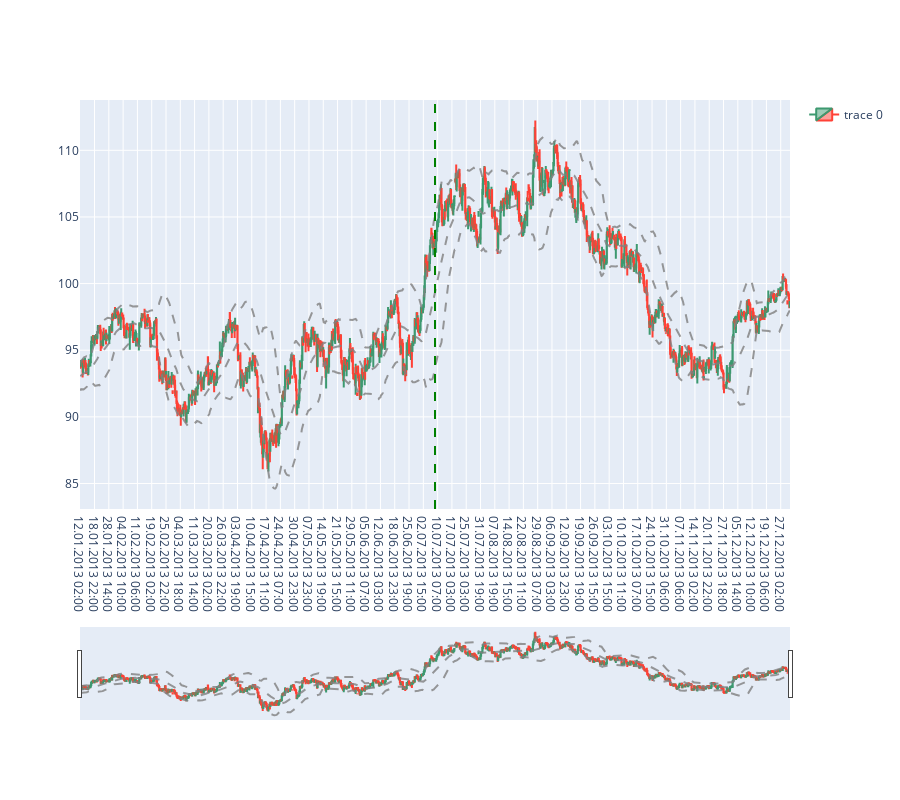

Source (notebook cell):
### Code cell
#plotly
fig = go.Figure(data=[go.Candlestick(x=data.Date,
                open=data['OPEN'],
                high=data['HIGH'],
                low=data['LOW'],
                close=data['CLOSE'])])

# Plot the three lines of the Bollinger Bands indicator
for parameter in ['moving_average', 'bol_lower', 'bol_upper']:
    fig.add_trace(go.Scatter(
        x = data.Date,
        y = data[parameter],
        showlegend = False,
        line_color = 'gray',
        mode='lines',
        line={'dash': 'dash'},
        marker_line_width=2, 
        marker_size=10,
        opacity = 0.8))
# Plot the monday vlines

for indexes, day in days_week.items():
    if day == 1:
        fig.add_vline(x=indexes, 
        line_width=1, 
        line_dash="dash", 
        line_color="green")


fig.update_layout(
    autosize=False,
    width= 900,
    height=800,)

fig.show()

### Figure 1 — Plotly figure (JSON) as saved in the notebook; plotly's stock layout.template omitted (floating-point values rounded to 4 significant figures; data arrays with more than 128 entries replaced by an {"elided": "..."} marker saying what was removed)
{"data": [{"close": {"elided": "1490 float values"}, "high": {"elided": "1490 float values"}, "low": {"elided": "1490 float values"}, "open": {"elided": "1490 float values"}, "type": "candlestick", "x": {"elided": "1490 str values"}}, {"line": {"color": "gray", "dash": "dash"}, "marker": {"line": {"width": 2}, "size": 10}, "mode": "lines", "opacity": 0.8, "showlegend": false, "type": "scatter", "x": {"elided": "1490 str values"}, "y": {"elided": "1490 float values"}}, {"line": {"color": "gray", "dash": "dash"}, "marker": {"line": {"width": 2}, "size": 10}, "mode": "lines", "opacity": 0.8, "showlegend": false, "type": "scatter", "x": {"elided": "1490 str values"}, "y": {"elided": "1490 float values"}}, {"line": {"color": "gray", "dash": "dash"}, "marker": {"line": {"width": 2}, "size": 10}, "mode": "lines", "opacity": 0.8, "showlegend": false, "type": "scatter", "x": {"elided": "1490 str values"}, "y": {"elided": "1490 float values"}}], "layout": {"autosize": false, "height": 800, "shapes": [{"line": {"color": "green", "dash": "dash", "width": 1}, "type": "line", "x0": "2013-02-05T02:00:00", "x1": "2013-02-05T02:00:00", "xref": "x", "y0": 0, "y1": 1, "yref": "y domain"}, {"line": {"color": "green", "dash": "dash", "width": 1}, "type": "line", "x0": "2013-02-12T02:00:00", "x1": "2013-02-12T02:00:00", "xref": "x", "y0": 0, "y1": 1, "yref": "y domain"}, {"line": {"color": "green", "dash": "dash", "width": 1}, "type": "line", "x0": "2013-02-19T02:00:00", "x1": "2013-02-19T02:00:00", "xref": "x", "y0": 0, "y1": 1, "yref": "y domain"}, {"line": {"color": "green", "dash": "dash", "width": 1}, "type": "line", "x0": "2013-02-26T02:00:00", "x1": "2013-02-26T02:00:00", "xref": "x", "y0": 0, "y1": 1, "yref": "y domain"}, {"line": {"color": "green", "dash": "dash", "width": 1}, "type": "line", "x0": "2013-03-05T02:00:00", "x1": "2013-03-05T02:00:00", "xref": "x", "y0": 0, "y1": 1, "yref": "y domain"}, {"line": {"color": "green", "dash": "dash", "width": 1}, "type": "line", "x0": "2013-03-12T02:00:00", "x1": "2013-03-12T02:00:00", "xref": "x", "y0": 0, "y1": 1, "yref": "y domain"}, {"line": {"color": "green", "dash": "dash", "width": 1}, "type": "line", "x0": "2013-03-19T02:00:00", "x1": "2013-03-19T02:00:00", "xref": "x", "y0": 0, "y1": 1, "yref": "y domain"}, {"line": {"color": "green", "dash": "dash", "width": 1}, "type": "line", "x0": "2013-03-26T02:00:00", "x1": "2013-03-26T02:00:00", "xref": "x", "y0": 0, "y1": 1, "yref": "y domain"}, {"line": {"color": "green", "dash": "dash", "width": 1}, "type": "line", "x0": "2013-04-02T02:00:00", "x1": "2013-04-02T02:00:00", "xref": "x", "y0": 0, "y1": 1, "yref": "y domain"}, {"line": {"color": "green", "dash": "dash", "width": 1}, "type": "line", "x0": "2013-04-09T02:00:00", "x1": "2013-04-09T02:00:00", "xref": "x", "y0": 0, "y1": 1, "yref": "y domain"}, {"line": {"color": "green", "dash": "dash", "width": 1}, "type": "line", "x0": "2013-04-16T02:00:00", "x1": "2013-04-16T02:00:00", "xref": "x", "y0": 0, "y1": 1, "yref": "y domain"}, {"line": {"color": "green", "dash": "dash", "width": 1}, "type": "line", "x0": "2013-04-23T02:00:00", "x1": "2013-04-23T02:00:00", "xref": "x", "y0": 0, "y1": 1, "yref": "y domain"}, {"line": {"color": "green", "dash": "dash", "width": 1}, "type": "line", "x0": "2013-04-30T02:00:00", "x1": "2013-04-30T02:00:00", "xref": "x", "y0": 0, "y1": 1, "yref": "y domain"}, {"line": {"color": "green", "dash": "dash", "width": 1}, "type": "line", "x0": "2013-05-07T02:00:00", "x1": "2013-05-07T02:00:00", "xref": "x", "y0": 0, "y1": 1, "yref": "y domain"}, {"line": {"color": "green", "dash": "dash", "width": 1}, "type": "line", "x0": "2013-05-14T02:00:00", "x1": "2013-05-14T02:00:00", "xref": "x", "y0": 0, "y1": 1, "yref": "y domain"}, {"line": {"color": "green", "dash": "dash", "width": 1}, "type": "line", "x0": "2013-05-21T02:00:00", "x1": "2013-05-21T02:00:00", "xref": "x", "y0": 0, "y1": 1, "yref": "y domain"}, {"line": {"color": "green", "dash": "dash", "width": 1}, "type": "line", "x0": "2013-05-28T02:00:00", "x1": "2013-05-28T02:00:00", "xref": "x", "y0": 0, "y1": 1, "yref": "y domain"}, {"line": {"color": "green", "dash": "dash", "width": 1}, "type": "line", "x0": "2013-06-04T02:00:00", "x1": "2013-06-04T02:00:00", "xref": "x", "y0": 0, "y1": 1, "yref": "y domain"}, {"line": {"color": "green", "dash": "dash", "width": 1}, "type": "line", "x0": "2013-06-11T02:00:00", "x1": "2013-06-11T02:00:00", "xref": "x", "y0": 0, "y1": 1, "yref": "y domain"}, {"line": {"color": "green", "dash": "dash", "width": 1}, "type": "line", "x0": "2013-06-18T02:00:00", "x1": "2013-06-18T02:00:00", "xref": "x", "y0": 0, "y1": 1, "yref": "y domain"}, {"line": {"color": "green", "dash": "dash", "width": 1}, "type": "line", "x0": "2013-06-25T02:00:00", "x1": "2013-06-25T02:00:00", "xref": "x", "y0": 0, "y1": 1, "yref": "y domain"}, {"line": {"color": "green", "dash": "dash", "width": 1}, "type": "line", "x0": "2013-07-02T02:00:00", "x1": "2013-07-02T02:00:00", "xref": "x", "y0": 0, "y1": 1, "yref": "y domain"}, {"line": {"color": "green", "dash": "dash", "width": 1}, "type": "line", "x0": "2013-07-09T02:00:00", "x1": "2013-07-09T02:00:00", "xref": "x", "y0": 0, "y1": 1, "yref": "y domain"}, {"line": {"color": "green", "dash": "dash", "width": 1}, "type": "line", "x0": "2013-07-16T02:00:00", "x1": "2013-07-16T02:00:00", "xref": "x", "y0": 0, "y1": 1, "yref": "y domain"}, {"line": {"color": "green", "dash": "dash", "width": 1}, "type": "line", "x0": "2013-07-23T02:00:00", "x1": "2013-07-23T02:00:00", "xref": "x", "y0": 0, "y1": 1, "yref": "y domain"}, {"line": {"color": "green", "dash": "dash", "width": 1}, "type": "line", "x0": "2013-07-30T02:00:00", "x1": "2013-07-30T02:00:00", "xref": "x", "y0": 0, "y1": 1, "yref": "y domain"}, {"line": {"color": "green", "dash": "dash", "width": 1}, "type": "line", "x0": "2013-08-06T02:00:00", "x1": "2013-08-06T02:00:00", "xref": "x", "y0": 0, "y1": 1, "yref": "y domain"}, {"line": {"color": "green", "dash": "dash", "width": 1}, "type": "line", "x0": "2013-08-13T02:00:00", "x1": "2013-08-13T02:00:00", "xref": "x", "y0": 0, "y1": 1, "yref": "y domain"}, {"line": {"color": "green", "dash": "dash", "width": 1}, "type": "line", "x0": "2013-08-20T02:00:00", "x1": "2013-08-20T02:00:00", "xref": "x", "y0": 0, "y1": 1, "yref": "y domain"}, {"line": {"color": "green", "dash": "dash", "width": 1}, "type": "line", "x0": "2013-08-27T02:00:00", "x1": "2013-08-27T02:00:00", "xref": "x", "y0": 0, "y1": 1, "yref": "y domain"}, {"line": {"color": "green", "dash": "dash", "width": 1}, "type": "line", "x0": "2013-09-03T02:00:00", "x1": "2013-09-03T02:00:00", "xref": "x", "y0": 0, "y1": 1, "yref": "y domain"}, {"line": {"color": "green", "dash": "dash", "width": 1}, "type": "line", "x0": "2013-09-10T02:00:00", "x1": "2013-09-10T02:00:00", "xref": "x", "y0": 0, "y1": 1, "yref": "y domain"}, {"line": {"color": "green", "dash": "dash", "width": 1}, "type": "line", "x0": "2013-09-17T02:00:00", "x1": "2013-09-17T02:00:00", "xref": "x", "y0": 0, "y1": 1, "yref": "y domain"}, {"line": {"color": "green", "dash": "dash", "width": 1}, "type": "line", "x0": "2013-09-24T02:00:00", "x1": "2013-09-24T02:00:00", "xref": "x", "y0": 0, "y1": 1, "yref": "y domain"}, {"line": {"color": "green", "dash": "dash", "width": 1}, "type": "line", "x0": "2013-10-01T02:00:00", "x1": "2013-10-01T02:00:00", "xref": "x", "y0": 0, "y1": 1, "yref": "y domain"}, {"line": {"color": "green", "dash": "dash", "width": 1}, "type": "line", "x0": "2013-10-08T02:00:00", "x1": "2013-10-08T02:00:00", "xref": "x", "y0": 0, "y1": 1, "yref": "y domain"}, {"line": {"color": "green", "dash": "dash", "width": 1}, "type": "line", "x0": "2013-10-15T02:00:00", "x1": "2013-10-15T02:00:00", "xref": "x", "y0": 0, "y1": 1, "yref": "y domain"}, {"line": {"color": "green", "dash": "dash", "width": 1}, "type": "line", "x0": "2013-10-22T02:00:00", "x1": "2013-10-22T02:00:00", "xref": "x", "y0": 0, "y1": 1, "yref": "y domain"}, {"line": {"color": "green", "dash": "dash", "width": 1}, "type": "line", "x0": "2013-10-29T02:00:00", "x1": "2013-10-29T02:00:00", "xref": "x", "y0": 0, "y1": 1, "yref": "y domain"}, {"line": {"color": "green", "dash": "dash", "width": 1}, "type": "line", "x0": "2013-11-05T02:00:00", "x1": "2013-11-05T02:00:00", "xref": "x", "y0": 0, "y1": 1, "yref": "y domain"}, {"line": {"color": "green", "dash": "dash", "width": 1}, "type": "line", "x0": "2013-11-12T02:00:00", "x1": "2013-11-12T02:00:00", "xref": "x", "y0": 0, "y1": 1, "yref": "y domain"}, {"line": {"color": "green", "dash": "dash", "width": 1}, "type": "line", "x0": "2013-11-19T02:00:00", "x1": "2013-11-19T02:00:00", "xref": "x", "y0": 0, "y1": 1, "yref": "y domain"}, {"line": {"color": "green", "dash": "dash", "width": 1}, "type": "line", "x0": "2013-11-26T02:00:00", "x1": "2013-11-26T02:00:00", "xref": "x", "y0": 0, "y1": 1, "yref": "y domain"}, {"line": {"color": "green", "dash": "dash", "width": 1}, "type": "line", "x0": "2013-12-03T02:00:00", "x1": "2013-12-03T02:00:00", "xref": "x", "y0": 0, "y1": 1, "yref": "y domain"}, {"line": {"color": "green", "dash": "dash", "width": 1}, "type": "line", "x0": "2013-12-10T02:00:00", "x1": "2013-12-10T02:00:00", "xref": "x", "y0": 0, "y1": 1, "yref": "y domain"}, {"line": {"color": "green", "dash": "dash", "width": 1}, "type": "line", "x0": "2013-12-17T02:00:00", "x1": "2013-12-17T02:00:00", "xref": "x", "y0": 0, "y1": 1, "yref": "y domain"}, {"line": {"color": "green", "dash": "dash", "width": 1}, "type": "line", "x0": "2013-12-24T02:00:00", "x1": "2013-12-24T02:00:00", "xref": "x", "y0": 0, "y1": 1, "yref": "y domain"}, {"line": {"color": "green", "dash": "dash", "width": 1}, "type": "line", "x0": "2013-12-31T02:00:00", "x1": "2013-12-31T02:00:00", "xref": "x", "y0": 0, "y1": 1, "yref": "y domain"}], "width": 900}}
